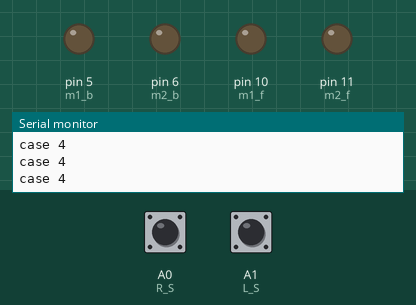
The sketch below on a simulated Arduino Uno, built with avr-gcc and run on an emulated ATmega328P. On the bench: output pins drawn as LEDs (lit = HIGH), the last lines printed to the serial monitor. The inputs (shaded band) are chosen by the test bench; at power-on: A0 (R_S) HIGH, A1 (L_S) HIGH.

Above: at 1.2 s.
1.3 s: A0 (R_S) driven LOW
4.3 s: A1 (L_S) driven LOW
At 5.4 s:
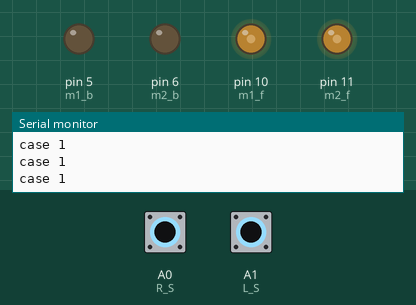
6.2 s: A0 (R_S) driven HIGH
At 6.66 s:
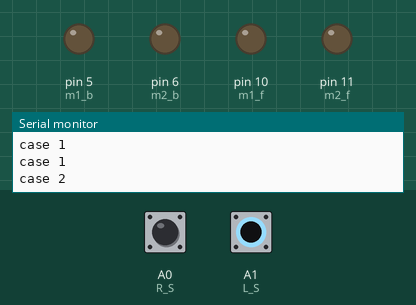
9.2 s: A1 (L_S) driven HIGH
At 9.38 s:
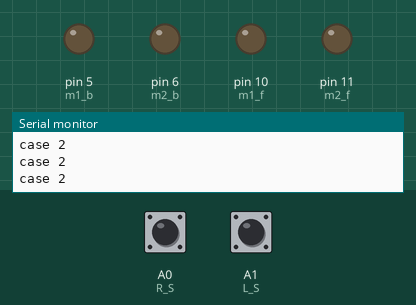
10.7 s: A0 (R_S) pulsed LOW 2 times (0.12 s each, 0.3 s apart)
14.3 s: A1 (L_S) pulsed LOW 2 times (0.12 s each, 0.3 s apart)
Timing chart, 0 to 17.3 s (numbered marks = the images above; inputs shaded):
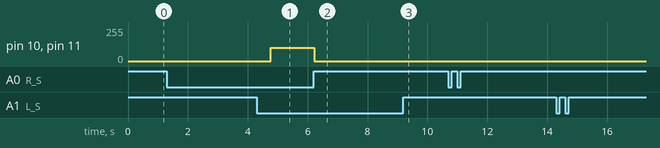

Measured:
- after the input at 4.3 s, pin 10 (m1_f), pin 11 (m2_f): 0/255 → 100/255 after 0.47 s
- after the input at 6.2 s, pin 10 (m1_f), pin 11 (m2_f): 100/255 → 0/255 at once
- after the input at 9.2 s, pin 6 (m2_b): stays LOW (without the input it goes to HIGH after 1.5 s)

The sketch:

ArduinoLineFollowerV3.0.ino
```cpp
int m1_b=5;
int m1_f=10;
int m2_b=6;
int m2_f=11;
char ch='L';
int i=0;
#define R_S A0
#define L_S A1

void setup(){ // put your setup code here, to run once
  pinMode(R_S, INPUT);
  pinMode(L_S, INPUT);
  pinMode(m1_f, OUTPUT);
  pinMode(m2_f, OUTPUT);
  pinMode(m2_b, OUTPUT);
  pinMode(m1_b, OUTPUT);
  Serial.begin(9600);
}
void loop(){
if((digitalRead(R_S) == 0)&&(digitalRead(L_S) == 0)){
  Serial.println("case 1");
  forward();
  }
if((digitalRead(R_S) == 1)&&(digitalRead(L_S) == 0)){
  Serial.println("case 2");
  turnRight();
  }
if((digitalRead(R_S) == 0)&&(digitalRead(L_S) == 1)){
  Serial.println("case 3");
  turnLeft();
  }
if((digitalRead(R_S) == 1)&&(digitalRead(L_S) == 1)){
  Serial.println("case 4");
  Stop();
  }
}

void forward(){
  analogWrite(m1_f,100);
  analogWrite(m1_b,0);
  analogWrite(m2_f,100);
  analogWrite(m2_b,0);
}

void turnRight(){ //turnRight
  ch='R';
  analogWrite(m1_f,0);
  analogWrite(m1_b,0);
  analogWrite(m2_f,0);
  analogWrite(m2_b,0);
  delay(10);
  for(int j=0;j<100;j++){
    analogWrite(m2_b,j);
    delay(2);
  }
  analogWrite(m2_b,0);
  delay(10);
  for(int j=0;j<130;j++){
    analogWrite(m1_f,j);
    delay(2);
  }
  analogWrite(m1_f,0);
  delay(10);
}

void turnLeft(){ //turnLeft
  ch='L';
  analogWrite(m1_f,0);
  analogWrite(m1_b,0);
  analogWrite(m2_f,0);
  analogWrite(m2_b,0);
  delay(10);
  for(int j=0;j<100;j++){//--->300/150
    analogWrite(m1_b,j);
    delay(2);
  }
  analogWrite(m1_b,0);
  delay(10);
  for(int j=0;j<130;j++){//--->300/150
    analogWrite(m2_f,j);
    delay(2);
  }
  analogWrite(m2_f,0);
  delay(10);
}

void Stop(){ //stop
  for(i=0;i<1;i++){
    if(ch=='L')
    turnLeft();
    if(ch=='R')
    turnRight();
  }
  analogWrite(m1_f,0);
  analogWrite(m1_b,0);
  analogWrite(m2_f,0);
  analogWrite(m2_b,0);
  ch='Z';
  i=0;
}
```
